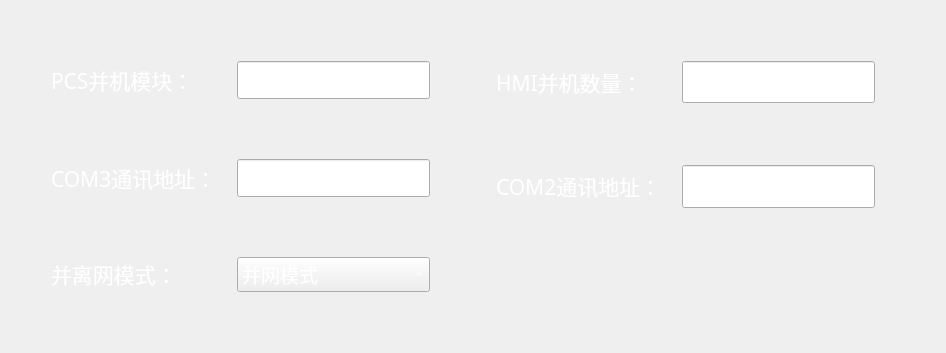
            <widget class="QWidget" name="tab">
             <attribute name="title">
              <string>保护参数1</string>
             </attribute>
             <layout class="QGridLayout" name="gridLayout_6">
              <item row="0" column="1">
               <spacer name="verticalSpacer_5">
                <property name="orientation">
                 <enum>Qt::Vertical</enum>
                </property>
                <property name="sizeType">
                 <enum>QSizePolicy::Maximum</enum>
                </property>
                <property name="sizeHint" stdset="0">
                 <size>
                  <width>20</width>
                  <height>40</height>
                 </size>
                </property>
               </spacer>
              </item>
              <item row="2" column="3">
               <spacer name="verticalSpacer_6">
                <property name="orientation">
                 <enum>Qt::Vertical</enum>
                </property>
                <property name="sizeHint" stdset="0">
                 <size>
                  <width>20</width>
                  <height>40</height>
                 </size>
                </property>
               </spacer>
              </item>
              <item row="1" column="4">
               <spacer name="horizontalSpacer_8">
                <property name="orientation">
                 <enum>Qt::Horizontal</enum>
                </property>
                <property name="sizeHint" stdset="0">
                 <size>
                  <width>40</width>
                  <height>20</height>
                 </size>
                </property>
               </spacer>
              </item>
              <item row="1" column="0">
               <spacer name="horizontalSpacer_7">
                <property name="orientation">
                 <enum>Qt::Horizontal</enum>
                </property>
                <property name="sizeHint" stdset="0">
                 <size>
                  <width>40</width>
                  <height>20</height>
                 </size>
                </property>
               </spacer>
              </item>
              <item row="1" column="1">
               <layout class="QGridLayout" name="gridLayout_13">
                <property name="topMargin">
                 <number>10</number>
                </property>
                <property name="rightMargin">
                 <number>20</number>
                </property>
                <property name="bottomMargin">
                 <number>10</number>
                </property>
                <property name="spacing">
                 <number>20</number>
                </property>
                <item row="0" column="0">
                 <widget class="QLabel" name="label_20">
                  <property name="font">
                   <font>
                    <family>黑体</family>
                    <pointsize>16</pointsize>
                   </font>
                  </property>
                  <property name="text">
                   <string>&lt;html&gt;&lt;head/&gt;&lt;body&gt;&lt;p&gt;&lt;span style=&quot; color:#ffffff;&quot;&gt;PCS并机模块：&lt;/span&gt;&lt;/p&gt;&lt;/body&gt;&lt;/html&gt;</string>
                  </property>
                 </widget>
                </item>
                <item row="2" column="0">
                 <widget class="QLabel" name="label_21">
                  <property name="font">
                   <font>
                    <family>黑体</family>
                    <pointsize>16</pointsize>
                   </font>
                  </property>
                  <property name="text">
                   <string>&lt;html&gt;&lt;head/&gt;&lt;body&gt;&lt;p&gt;&lt;span style=&quot; color:#ffffff;&quot;&gt;COM3通讯地址：&lt;/span&gt;&lt;/p&gt;&lt;/body&gt;&lt;/html&gt;</string>
                  </property>
                 </widget>
                </item>
                <item row="1" column="0">
                 <spacer name="verticalSpacer_16">
                  <property name="orientation">
                   <enum>Qt::Vertical</enum>
                  </property>
                  <property name="sizeHint" stdset="0">
                   <size>
                    <width>20</width>
                    <height>40</height>
                   </size>
                  </property>
                 </spacer>
                </item>
                <item row="0" column="1">
                 <widget class="QLineEdit" name="lineEdit_19">
                  <property name="sizePolicy">
                   <sizepolicy hsizetype="Expanding" vsizetype="Expanding">
                    <horstretch>0</horstretch>
                    <verstretch>0</verstretch>
                   </sizepolicy>
                  </property>
                  <property name="font">
                   <font>
                    <family>黑体</family>
                    <pointsize>16</pointsize>
                   </font>
                  </property>
                  <property name="styleSheet">
                   <string notr="true">color: rgb(255, 255, 255);</string>
                  </property>
                  <property name="text">
                   <string>0.0</string>
                  </property>
                  <property name="alignment">
                   <set>Qt::AlignCenter</set>
                  </property>
                 </widget>
                </item>
                <item row="3" column="0">
                 <spacer name="verticalSpacer_17">
                  <property name="orientation">
                   <enum>Qt::Vertical</enum>
                  </property>
                  <property name="sizeHint" stdset="0">
                   <size>
                    <width>20</width>
                    <height>40</height>
                   </size>
                  </property>
                 </spacer>
                </item>
                <item row="4" column="0">
                 <widget class="QLabel" name="label_23">
                  <property name="font">
                   <font>
                    <family>黑体</family>
                    <pointsize>16</pointsize>
                   </font>
                  </property>
                  <property name="text">
                   <string>&lt;html&gt;&lt;head/&gt;&lt;body&gt;&lt;p&gt;&lt;span style=&quot; color:#ffffff;&quot;&gt;并离网模式：&lt;/span&gt;&lt;/p&gt;&lt;/body&gt;&lt;/html&gt;</string>
                  </property>
                 </widget>
                </item>
                <item row="2" column="1">
                 <widget class="QLineEdit" name="lineEdit_21">
                  <property name="sizePolicy">
                   <sizepolicy hsizetype="Expanding" vsizetype="Expanding">
                    <horstretch>0</horstretch>
                    <verstretch>0</verstretch>
                   </sizepolicy>
                  </property>
                  <property name="font">
                   <font>
                    <family>黑体</family>
                    <pointsize>16</pointsize>
                   </font>
                  </property>
                  <property name="styleSheet">
                   <string notr="true">color: rgb(255, 255, 255);</string>
                  </property>
                  <property name="text">
                   <string>0.0</string>
                  </property>
                  <property name="alignment">
                   <set>Qt::AlignCenter</set>
                  </property>
                 </widget>
                </item>
                <item row="4" column="1">
                 <widget class="QComboBox" name="comboBox">
                  <property name="sizePolicy">
                   <sizepolicy hsizetype="Expanding" vsizetype="Expanding">
                    <horstretch>0</horstretch>
                    <verstretch>0</verstretch>
                   </sizepolicy>
                  </property>
                  <property name="font">
                   <font>
                    <family>黑体</family>
                    <pointsize>14</pointsize>
                   </font>
                  </property>
                  <property name="styleSheet">
                   <string notr="true">color: rgb(255, 255, 255);</string>
                  </property>
                  <item>
                   <property name="text">
                    <string>并网模式</string>
                   </property>
                  </item>
                 </widget>
                </item>
               </layout>
              </item>
              <item row="1" column="3">
               <layout class="QGridLayout" name="gridLayout_14">
                <property name="topMargin">
                 <number>10</number>
                </property>
                <property name="rightMargin">
                 <number>20</number>
                </property>
                <property name="bottomMargin">
                 <number>10</number>
                </property>
                <property name="spacing">
                 <number>20</number>
                </property>
                <item row="2" column="0">
                 <widget class="QLabel" name="label_24">
                  <property name="font">
                   <font>
                    <family>黑体</family>
                    <pointsize>16</pointsize>
                   </font>
                  </property>
                  <property name="text">
                   <string>&lt;html&gt;&lt;head/&gt;&lt;body&gt;&lt;p&gt;&lt;span style=&quot; color:#ffffff;&quot;&gt;COM2通讯地址：&lt;/span&gt;&lt;/p&gt;&lt;/body&gt;&lt;/html&gt;</string>
                  </property>
                 </widget>
                </item>
                <item row="0" column="1">
                 <widget class="QLineEdit" name="lineEdit_20">
                  <property name="sizePolicy">
                   <sizepolicy hsizetype="Expanding" vsizetype="Expanding">
                    <horstretch>0</horstretch>
                    <verstretch>0</verstretch>
                   </sizepolicy>
                  </property>
                  <property name="font">
                   <font>
                    <family>黑体</family>
                    <pointsize>16</pointsize>
                   </font>
                  </property>
                  <property name="styleSheet">
                   <string notr="true">color: rgb(255, 255, 255);</string>
                  </property>
                  <property name="text">
                   <string>0.0</string>
                  </property>
                  <property name="alignment">
                   <set>Qt::AlignCenter</set>
                  </property>
                 </widget>
                </item>
                <item row="0" column="0">
                 <widget class="QLabel" name="label_22">
                  <property name="font">
                   <font>
                    <family>黑体</family>
                    <pointsize>16</pointsize>
                   </font>
                  </property>
                  <property name="text">
                   <string>&lt;html&gt;&lt;head/&gt;&lt;body&gt;&lt;p&gt;&lt;span style=&quot; color:#ffffff;&quot;&gt;HMI并机数量：&lt;/span&gt;&lt;/p&gt;&lt;/body&gt;&lt;/html&gt;</string>
                  </property>
                 </widget>
                </item>
                <item row="1" column="0">
                 <spacer name="verticalSpacer_18">
                  <property name="orientation">
                   <enum>Qt::Vertical</enum>
                  </property>
                  <property name="sizeHint" stdset="0">
                   <size>
                    <width>20</width>
                    <height>40</height>
                   </size>
                  </property>
                 </spacer>
                </item>
                <item row="2" column="1">
                 <widget class="QLineEdit" name="lineEdit_22">
                  <property name="sizePolicy">
                   <sizepolicy hsizetype="Expanding" vsizetype="Expanding">
                    <horstretch>0</horstretch>
                    <verstretch>0</verstretch>
                   </sizepolicy>
                  </property>
                  <property name="font">
                   <font>
                    <family>黑体</family>
                    <pointsize>16</pointsize>
                   </font>
                  </property>
                  <property name="styleSheet">
                   <string notr="true">color: rgb(255, 255, 255);</string>
                  </property>
                  <property name="text">
                   <string>0.0</string>
                  </property>
                  <property name="alignment">
                   <set>Qt::AlignCenter</set>
                  </property>
                 </widget>
                </item>
                <item row="3" column="1">
                 <spacer name="verticalSpacer_19">
                  <property name="orientation">
                   <enum>Qt::Vertical</enum>
                  </property>
                  <property name="sizeHint" stdset="0">
                   <size>
                    <width>20</width>
                    <height>40</height>
                   </size>
                  </property>
                 </spacer>
                </item>
                <item row="4" column="1">
                 <spacer name="verticalSpacer_20">
                  <property name="orientation">
                   <enum>Qt::Vertical</enum>
                  </property>
                  <property name="sizeHint" stdset="0">
                   <size>
                    <width>20</width>
                    <height>40</height>
                   </size>
                  </property>
                 </spacer>
                </item>
               </layout>
              </item>
              <item row="1" column="2">
               <spacer name="horizontalSpacer_16">
                <property name="orientation">
                 <enum>Qt::Horizontal</enum>
                </property>
                <property name="sizeHint" stdset="0">
                 <size>
                  <width>40</width>
                  <height>20</height>
                 </size>
                </property>
               </spacer>
              </item>
              <item row="2" column="1">
               <spacer name="verticalSpacer_29">
                <property name="orientation">
                 <enum>Qt::Vertical</enum>
                </property>
                <property name="sizeHint" stdset="0">
                 <size>
                  <width>20</width>
                  <height>40</height>
                 </size>
                </property>
               </spacer>
              </item>
              <item row="0" column="3">
               <spacer name="verticalSpacer_7">
                <property name="orientation">
                 <enum>Qt::Vertical</enum>
                </property>
                <property name="sizeType">
                 <enum>QSizePolicy::Maximum</enum>
                </property>
                <property name="sizeHint" stdset="0">
                 <size>
                  <width>20</width>
                  <height>40</height>
                 </size>
                </property>
               </spacer>
              </item>
             </layout>
            </widget>
